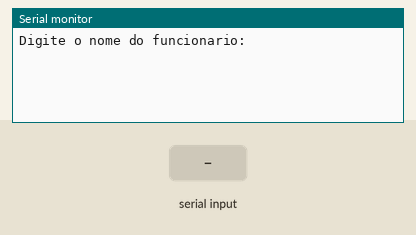
Recording of a sketch running on a simulated Arduino Uno, built with avr-gcc and run on an emulated ATmega328P. Shown: the last lines printed to the serial monitor. The test bench sets the inputs (shaded band).

Above: at 1.2 s.
1.3 s: "90,45\n" received over Serial
At 2.2 s:
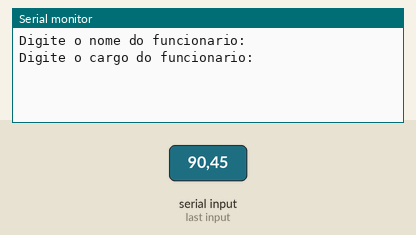
3.3 s: "30,150\n" received over Serial
At 5.0 s:
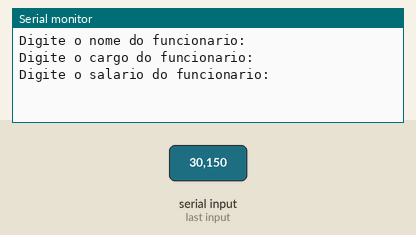
5.3 s: "5\n" received over Serial
At 6.1 s:
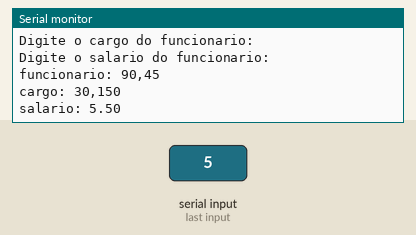

Measured:
- after the input at 1.3 s, the serial monitor: prints a new line after 0.51 s (image 1)
- after the input at 3.3 s, the serial monitor: prints a new line after 0.51 s (image 2)
- after the input at 5.3 s, the serial monitor: prints a new line at once (image 3)

The sketch:

91.ino
```cpp
// C++ code
//Faça um programa que receba o nome, cargo e salário de um funcionário. Calcule o
//salário acrescido de 10%. Ao final exiba o nome, o cargo e o novo salário desse
//funcionário.


String nome = "";
String cargo = "";
float salario = 0;
float novoSalario = 0;

void setup() {
  Serial.begin(9600);
}

void loop() {
  // Entrada do nome
  Serial.println("Digite o nome do funcionario:");
  while (!Serial.available());
  nome = Serial.readStringUntil('\n');

  delay(500);

  // Entrada do cargo
  Serial.println("Digite o cargo do funcionario:");
  while (!Serial.available());
  cargo = Serial.readStringUntil('\n');

  delay(500);

  // Entrada do salário
  Serial.println("Digite o salario do funcionario:");
  while (!Serial.available());
  salario = Serial.parseFloat();

  // Processamento
  //verificar se o funcionário terá aumento
  if(salario < 1000){
    //calcular o aumento
    salario = salario = (salario * 1.10);//calcula 10% no salario

  }


  // Saída
  Serial.println("funcionario: " + nome);//imprime o nome
  Serial.println("cargo: " + cargo);//imprime o cargo
  Serial.println("salario: " + String(salario));//imprimir o salario


 delay(1000);
}
```
